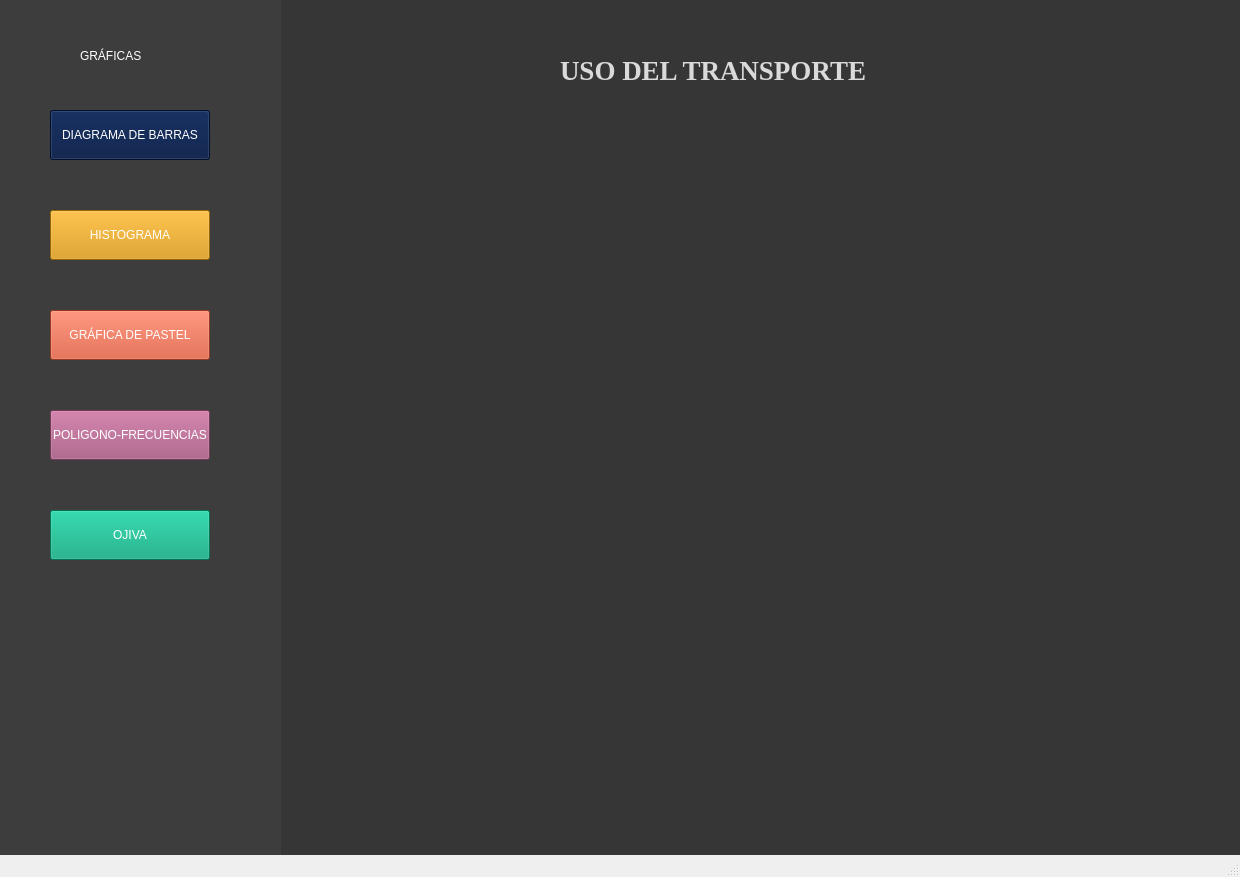
<?xml version="1.0" encoding="UTF-8"?>
<ui version="4.0">
 <class>MainWindow</class>
 <widget class="QMainWindow" name="MainWindow">
  <property name="geometry">
   <rect>
    <x>0</x>
    <y>0</y>
    <width>1240</width>
    <height>877</height>
   </rect>
  </property>
  <property name="windowTitle">
   <string>MainWindow</string>
  </property>
  <widget class="QWidget" name="centralwidget">
   <property name="styleSheet">
    <string notr="true">background-color: rgb(54, 54, 54);</string>
   </property>
   <widget class="QWidget" name="widget" native="true">
    <property name="geometry">
     <rect>
      <x>-10</x>
      <y>-30</y>
      <width>291</width>
      <height>891</height>
     </rect>
    </property>
    <property name="styleSheet">
     <string notr="true">background-color: rgb(61, 61, 61);</string>
    </property>
    <widget class="QLabel" name="text_Graficas">
     <property name="geometry">
      <rect>
       <x>90</x>
       <y>70</y>
       <width>111</width>
       <height>31</height>
      </rect>
     </property>
     <property name="styleSheet">
      <string notr="true">color: rgb(255, 255, 255);
font: 63 14pt &quot;Segoe UI Semibold&quot;;</string>
     </property>
     <property name="text">
      <string>GRÁFICAS</string>
     </property>
    </widget>
    <widget class="QPushButton" name="btnBarras">
     <property name="geometry">
      <rect>
       <x>60</x>
       <y>140</y>
       <width>160</width>
       <height>50</height>
      </rect>
     </property>
     <property name="styleSheet">
      <string notr="true">background-color: rgb(0, 22, 66);
color: white;</string>
     </property>
     <property name="text">
      <string>DIAGRAMA DE BARRAS</string>
     </property>
    </widget>
    <widget class="QPushButton" name="btnHistograma">
     <property name="geometry">
      <rect>
       <x>60</x>
       <y>240</y>
       <width>160</width>
       <height>50</height>
      </rect>
     </property>
     <property name="styleSheet">
      <string notr="true">background-color: rgb(213, 142, 0);
color: white;</string>
     </property>
     <property name="text">
      <string>HISTOGRAMA</string>
     </property>
    </widget>
    <widget class="QPushButton" name="btnPastel">
     <property name="geometry">
      <rect>
       <x>60</x>
       <y>340</y>
       <width>160</width>
       <height>50</height>
      </rect>
     </property>
     <property name="styleSheet">
      <string notr="true">background-color: rgb(212, 79, 46);
color: white;
</string>
     </property>
     <property name="text">
      <string>GRÁFICA DE PASTEL</string>
     </property>
    </widget>
    <widget class="QPushButton" name="btnPoligono">
     <property name="geometry">
      <rect>
       <x>60</x>
       <y>440</y>
       <width>160</width>
       <height>50</height>
      </rect>
     </property>
     <property name="styleSheet">
      <string notr="true">background-color: rgb(161, 80, 121);
color: white;
</string>
     </property>
     <property name="text">
      <string>POLIGONO-FRECUENCIAS</string>
     </property>
    </widget>
    <widget class="QPushButton" name="btnOjiva">
     <property name="geometry">
      <rect>
       <x>60</x>
       <y>540</y>
       <width>160</width>
       <height>50</height>
      </rect>
     </property>
     <property name="styleSheet">
      <string notr="true">background-color: rgb(0, 163, 120);
color: white;
</string>
     </property>
     <property name="text">
      <string>OJIVA</string>
     </property>
    </widget>
   </widget>
   <widget class="QLabel" name="text_Titulo">
    <property name="geometry">
     <rect>
      <x>560</x>
      <y>50</y>
      <width>371</width>
      <height>41</height>
     </rect>
    </property>
    <property name="font">
     <font>
      <family>Times New Roman</family>
      <pointsize>20</pointsize>
      <weight>75</weight>
      <bold>true</bold>
     </font>
    </property>
    <property name="styleSheet">
     <string notr="true">color: rgb(218, 218, 218);</string>
    </property>
    <property name="text">
     <string>USO DEL TRANSPORTE </string>
    </property>
   </widget>
  </widget>
  <widget class="QMenuBar" name="menubar">
   <property name="geometry">
    <rect>
     <x>0</x>
     <y>0</y>
     <width>1240</width>
     <height>26</height>
    </rect>
   </property>
  </widget>
  <widget class="QStatusBar" name="statusbar"/>
 </widget>
 <resources/>
 <connections/>
</ui>
